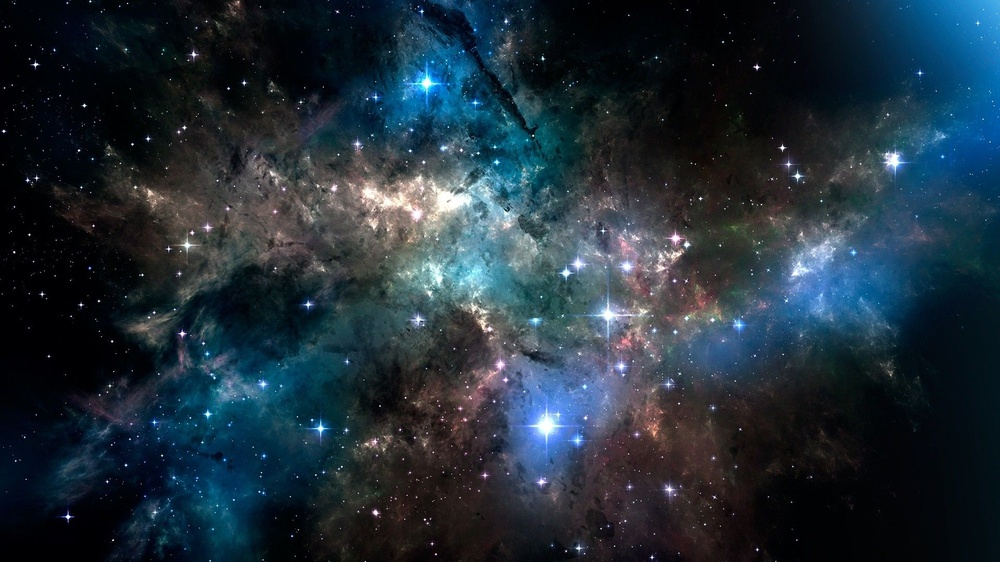
#> input picture Test_Images/Img_01.jpg, 1000 x 562 px, shrunk from 1920 x 1080 before the run; its folder holds only this picture in this run
$ jupyter execute --allow-errors 'Nearest Image via LAB.ipynb'
#> lines starting #> are read from the running program, lines starting #| are printed output that depends on the picture
#> further down, img is the input picture: shape (562, 1000, 3); mean B, G, R 57.4, 46.9, 32.8
[cell 1]
import cv2
import numpy as np
import seaborn as sns

from sklearn.metrics.pairwise import cosine_similarity
from matplotlib import pyplot as plt

[cell 2]
imgs = []
imgs_rgb = []

#> (the rest of this cell did not finish here and is left out)

[cell 3]
img_LAB_embeddings = np.zeros(shape = (len(imgs), 3 * 256))

for i, img in enumerate(imgs):
    channel_freq = np.zeros(shape = (3, 256), dtype = np.int64)

    for channel in range(3):
        value, freq = np.unique(img[:, :, channel], return_counts = True)
        channel_freq[channel][value] = freq

    img_LAB_embeddings[i] = channel_freq.flatten()
#> this loop made 1 pass

similarity_matrix = cosine_similarity(img_LAB_embeddings)
#> similarity_matrix = [1]

plt.figure(figsize = (8, 6), dpi = 120)

sns.heatmap(
    similarity_matrix,
    annot = True,
    annot_kws = {
        "fontsize": 8
    })
plt.show()
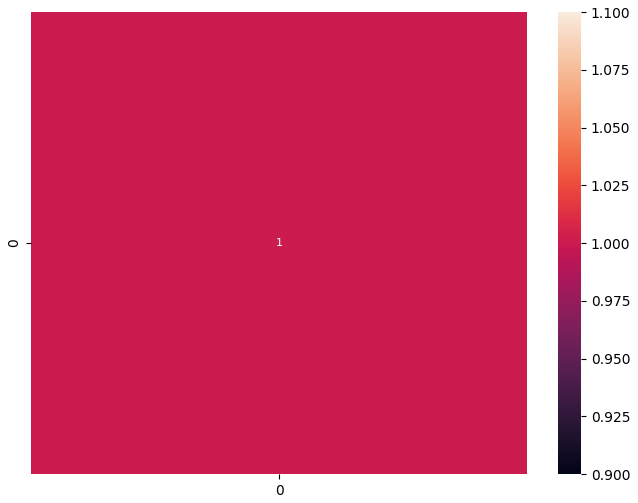
#> figure drawn by matplotlib, 2 panels

[cell 4]
sample_img = np.random.randint(len(imgs))
#> sample_img = 0

plt.figure(figsize = (8, 6), dpi = 120)
plt.imshow(imgs_rgb[sample_img])
plt.axis(False)
plt.title(f"Sample Image ID: {sample_img}")
plt.show()

plt.subplots(2, 2, figsize = (8, 6), dpi = 120)

for i, img_id in enumerate(similarity_matrix[sample_img].argsort()[-2:-6:-1]):
    plt.subplot(2, 2, i + 1)
    plt.imshow(imgs_rgb[img_id])
    plt.title(f"Image ID: {img_id} | {similarity_matrix[sample_img][img_id]:.1%}")
    plt.axis(False)
#> this loop made 0 passes

plt.tight_layout()
plt.show()
